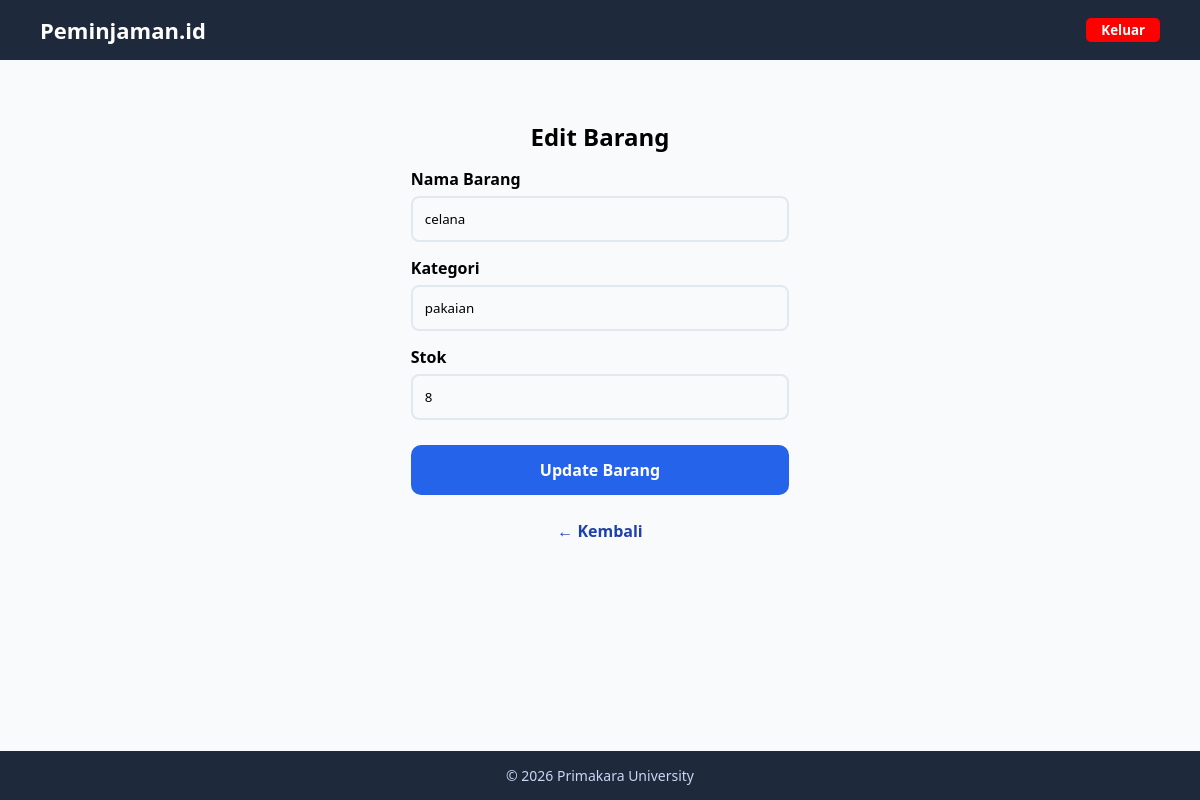
Screenshot of /barang/edit/1/ with the database file from the repository.
### peminjaman/models.py (models this page shows, shortened)
class Barang(models.Model):
    nama_barang = models.CharField(max_length=100)
    kategori = models.CharField(max_length=50)
    stok = models.IntegerField()

### peminjaman/views.py (the view)
# urls.py: path('barang/edit/<int:id>/', views.edit_barang),
def edit_barang(request, id):
    barang = get_object_or_404(Barang, id=id)
    if request.method == 'POST':
        barang.nama_barang = request.POST['nama_barang']
        barang.kategori = request.POST['kategori']
        barang.stok = request.POST['stok']
        barang.save()
        return redirect('/barang/')
    return render(request, 'barang/edit_barang.html', {'barang': barang})

### templates/barang/edit_barang.html (shortened to what this page needs)
{% load static %}
<!DOCTYPE html>
<html>
<head>
    <link rel="stylesheet" href="{% static 'css/style.css' %}">
</head>
<body>
<nav class="navbar">
    <div class="logo">Peminjaman.id</div>
    <ul class="nav-menu">
        <li>
            <form method="post" action="{% url 'logout' %}" class="logout-form">
                <button type="submit" class="logout-btn">Keluar</button>
            </form>
        </li>
    </ul>
</nav>
<section class="content form-page">
    <h1>Edit Barang</h1>
    <form method="POST" class="form-box">
        <label>Nama Barang</label>
        <input type="text" name="nama_barang" value="{{ barang.nama_barang }}" required>
        <label>Kategori</label>
        <input type="text" name="kategori" value="{{ barang.kategori }}" required>
        <label>Stok</label>
        <input type="number" name="stok" value="{{ barang.stok }}" required>
        <button type="submit" class="btn-save">Update Barang</button>
    </form>
    <a href="/barang/" class="btn-back form-back">← Kembali</a>
</section>
<footer class="footer">
    <p>© 2026 Primakara University</p>
</footer>
</body>
</html>

### static/css/style.css (style rules this page uses)
* { margin: 0; padding: 0; box-sizing: border-box; font-family: 'Segoe UI', Tahoma, sans-serif; }
body { display: flex; flex-direction: column; min-height: 100vh; overflow-y: hidden; }
.logout-btn { padding: 3px 15px 3px 15px; border-radius: 5px; background-color: red; color: #fff; font-weight: 600; transition: 0.5s ease; border: none; }
.navbar { display: flex; justify-content: space-between; align-items: center; background-color: #1e293b; padding: 15px 40px; }
.logo { color: #ffffff; font-size: 22px; font-weight: bold; }
.nav-menu { list-style: none; display: flex; gap: 20px; }
.footer { background-color: #1e293b; color: #cbd5f5; text-align: center; padding: 15px; font-size: 14px; }
.content { padding: 60px 40px; background-color: #f8fafc; flex: 1; }
.form-page { display: flex; flex-direction: column; align-items: center; }
.btn-back { display: inline-block; margin-top: 25px; text-decoration: none; color: #1e40af; font-weight: bold; transition: color 0.25s ease, transform 0.25s ease; }
.btn-save { margin-top: 25px; width: 100%; background-color: #2563eb; color: #ffffff; padding: 14px; border-radius: 10px; border: none; font-size: 16px; font-weight: bold; cursor: pointer; transition: background-color 0.3s ease, transform 0.2s ease, box-shadow 0.2s ease; }
.form-box { max-width: 400px; }
.form-box label { display: block; margin-top: 15px; font-weight: bold; }
.form-box input { width: 100%; padding: 12px; margin-top: 6px; border-radius: 8px; border: 2px solid #e2e8f0; background-color: #f8fafc; transition: border-color 0.25s, box-shadow 0.25s; }
.form-back { display: inline-flex; align-items: center; gap: 6px; transition: color 0.25s ease, transform 0.25s ease; }

### rows the page displays
Barang: nama_barang "celana", kategori "pakaian", stok "8"
